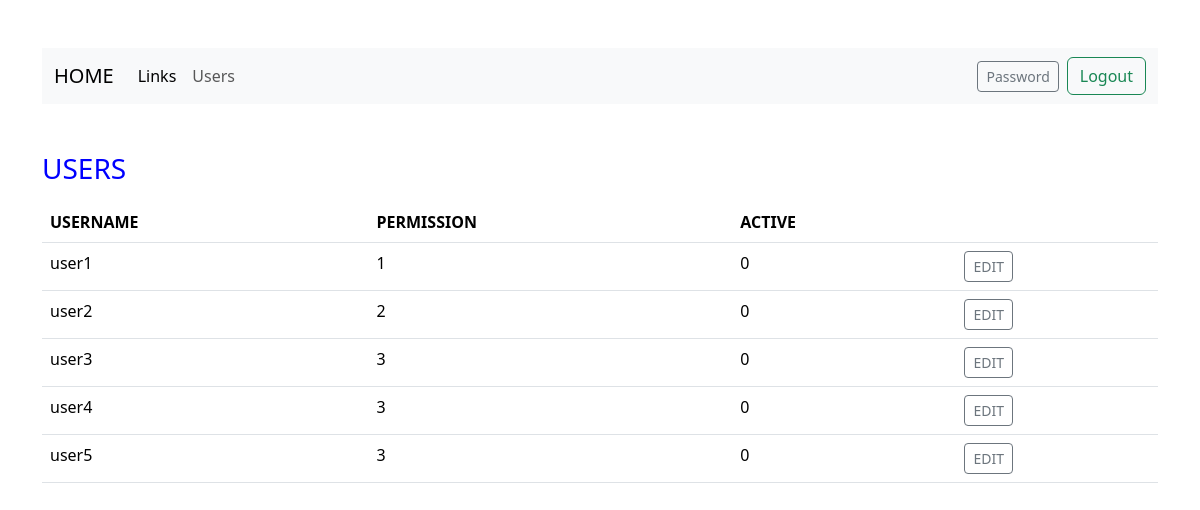
The app's page /users (signed in) with its own data.
### tables this page shows
CREATE TABLE users (id INTEGER PRIMARY KEY AUTOINCREMENT NOT NULL, username TEXT NOT NULL, hash TEXT NOT NULL, permission INTEGER DEFAULT 4 NOT NULL, active BLOB DEFAULT 0 NOT NULL);

### app.py (the view)
@app.route("/users")
def users():
    userID = session["user_id"]
    users = db.execute("SELECT * FROM users WHERE id > 1")
    return render_template("users.html", users = users)

### templates/users.html (shortened to what this page needs)
{% extends "layout.html" %}
{% block body %}
<div class="mb-3"><h3>USERS</h3></div>
    <table class="table">
        <thead>
            <tr>
                <th>USERNAME</th>
                <th>PERMISSION</th>
                <th>ACTIVE</th>
                <th></th>
            </tr>
        </thead>
        <tbody>
            {% for user in users %}
            <tr>
                <td> {{ user["username"] }}</td>
                <td> {{ user["permission"] }}</td>
                <td> {{ user["active"] }}</td>
                <td>
                  <form action="/edituser" method="post">
                    <button type="submit" class="btn btn-sm btn-outline-secondary" >EDIT</button>
                  </form>
                </td>
            </tr>
            {% endfor %}
        </tbody>
    </table>
{% endblock %}

### templates/layout.html (shortened to what this page needs)
<!DOCTYPE HTML>
<html lang="en">
    <head>
        <link rel="stylesheet" href="styles.css">
        <link href="https://cdn.jsdelivr.net/npm/bootstrap@5.3.3/dist/css/bootstrap.min.css" rel="stylesheet">
        <link rel="stylesheet" href="styles.css">
    </head>
    <body class="">
      <div class="container py-5">
        <nav class="navbar navbar-expand-lg bg-body-tertiary">
      <div class="container-fluid" id="navbar">
        <a class="navbar-brand mb-0 h1" href="/">HOME</a>
        <div class="collapse navbar-collapse" id="navbarSupportedContent">
          {% if session.get("user_id") %}
          <ul class="navbar-nav me-auto mb-2 mb-lg-0">
            <li class="nav-item">
              <a class="nav-link active" href="/links">Links</a>
            {% if session.get("permission") > 2 %}
            </li>
            <li class="nav-item">
              <a class="nav-link disabled" href="/history">History</a>
            </li>
            {% else %}
            </li>
            {% endif %}
            {% if session.get("permission") > 1 %}
            <li class="nav-item">
              <a class="nav-link disabled" aria-disabled="true">Users</a>
            </li>
            {% else %}
            <li class="nav-item">
              <a class="nav-link" href="/users">Users</a>
            </li>
            {% endif %}
          </ul>
          <form class="d-flex" action="/password">
            <button class="btn btn-sm btn-outline-secondary me-2" type="submit">Password</button>
          </form>
          <form class="d-flex" action="/logout">
            <button class="btn btn-outline-success" type="submit">Logout</button>
          </form>
          {% endif %}
        </div>
      </div>
    </nav>
    <br><br>
        {% block body %}{% endblock %}
      </div>
    </body>
</html>

### templates/styles.css (style rules this page uses)
h1, h2, h3, h4, h5, h6, p { color: blue; }

### records on screen
users: username "user1", permission "1", active "0"
users: username "user2", permission "2", active "0"
users: username "user3", permission "3", active "0"
users: username "user4", permission "3", active "0"
users: username "user5", permission "3", active "0"
